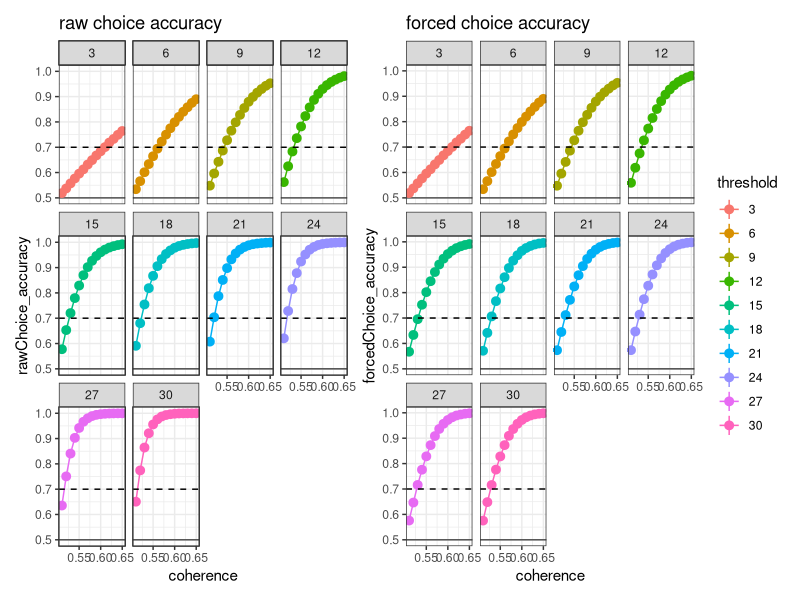
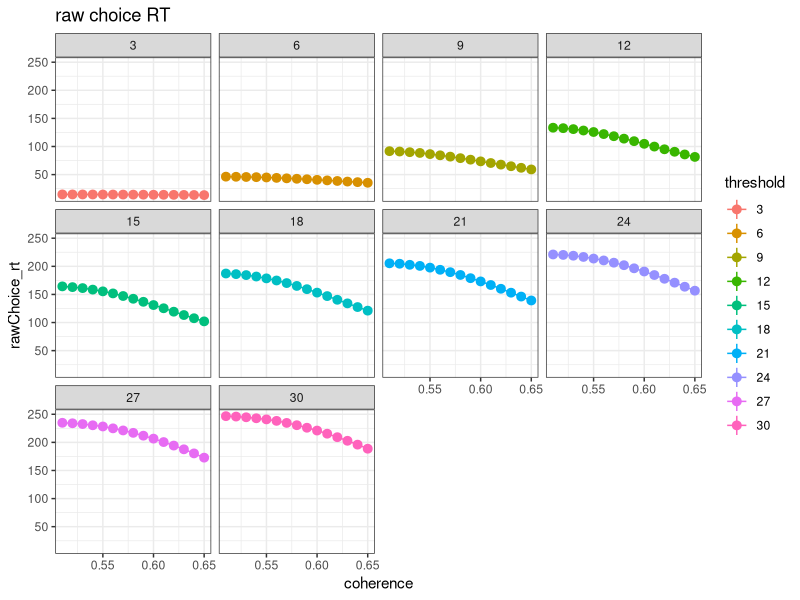

The R source for these figures, in order:
## ---- chunk 1
knitr::opts_chunk$set(echo = TRUE)
library(tidyverse)
library(patchwork)
summary_df <- read.csv('results/results_2025-08-15_summary_naAcc.csv')
## ---- chunk 2

p1 <- summary_df %>%
  mutate(threshold = factor(threshold)) %>%
  ggplot(aes(x=coherence, y=rawChoice_accuracy, color=threshold, group=threshold)) +
  theme_bw() + geom_hline(yintercept = 0.5, color='gray30') +
  stat_summary(fun = 'mean', geom='line') +
  stat_summary(fun.data = 'mean_se', geom='pointrange') +
  geom_hline(yintercept = 0.7, linetype = 'dashed') + 
  facet_wrap(~ threshold) +
  labs(title = 'raw choice accuracy') 

## plot accuracy: forced choice
p2 <- summary_df %>%
  mutate(threshold = factor(threshold)) %>%
  ggplot(aes(x=coherence, y=forcedChoice_accuracy, color=threshold, group=threshold)) +
  theme_bw() + geom_hline(yintercept = 0.5, color='gray30') +
  stat_summary(fun = 'mean', geom='line') +
  stat_summary(fun.data = 'mean_se', geom='pointrange') +
  geom_hline(yintercept = 0.7, linetype = 'dashed') + 
  facet_wrap(~ threshold) +
  labs(title = 'forced choice accuracy') 

p1 + p2 + plot_layout(guides = 'collect')
## ---- chunk 3
summary_df %>%
  mutate(threshold = factor(threshold)) %>%
  ggplot(aes(x=coherence, y=rawChoice_rt, color=threshold, group=threshold)) +
  theme_bw() +
  stat_summary(fun = 'mean', geom='line') +
  stat_summary(fun.data = 'mean_se', geom='pointrange') +
  facet_wrap(~ threshold) +
  labs(title = 'raw choice RT') 
## ---- chunk 4
summary_df %>% group_by(threshold, coherence) %>% summarise(rawChoice = mean(rawChoice_accuracy))

out_df <- summary_df %>%
  group_by(threshold, coherence) %>% 
  summarise(rawChoice = round(mean(rawChoice_accuracy), 3)) %>%
  ungroup() %>%
  group_by(threshold) %>%
  slice_min(abs(rawChoice - 0.7), n = 1, with_ties = F)

out_df
## ---- chunk 5

write.csv(out_df, '../calibratedCoherences.csv', row.names = F)
